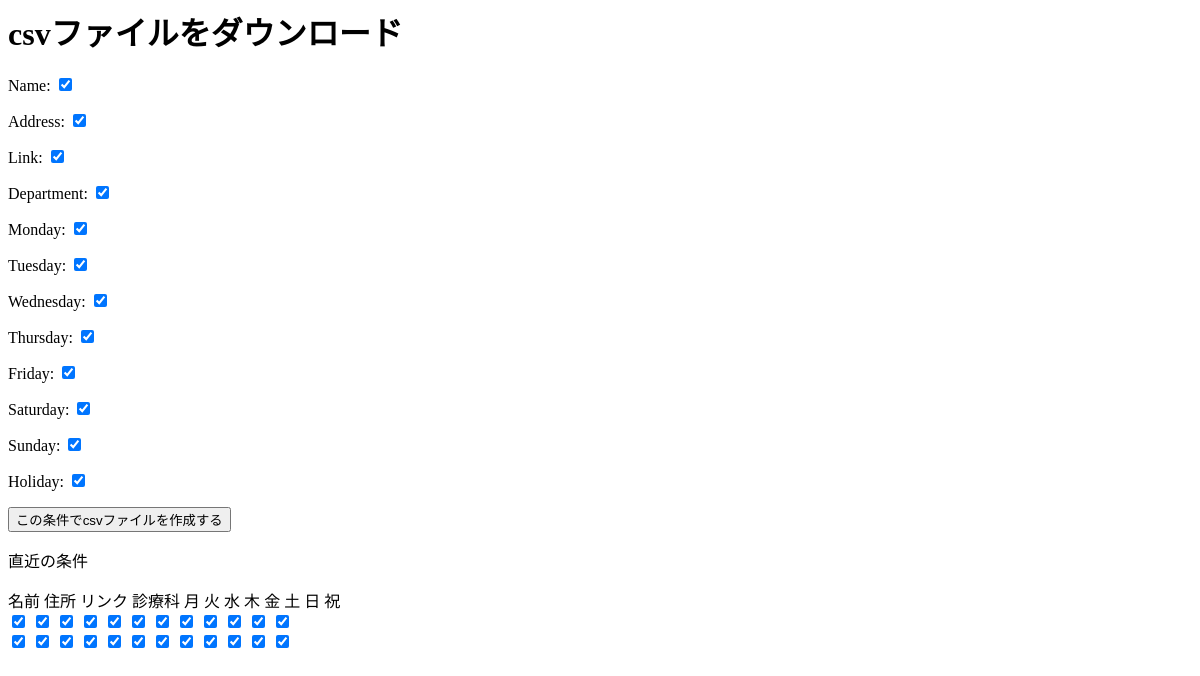
/, run on an earlier commit of the app's database.
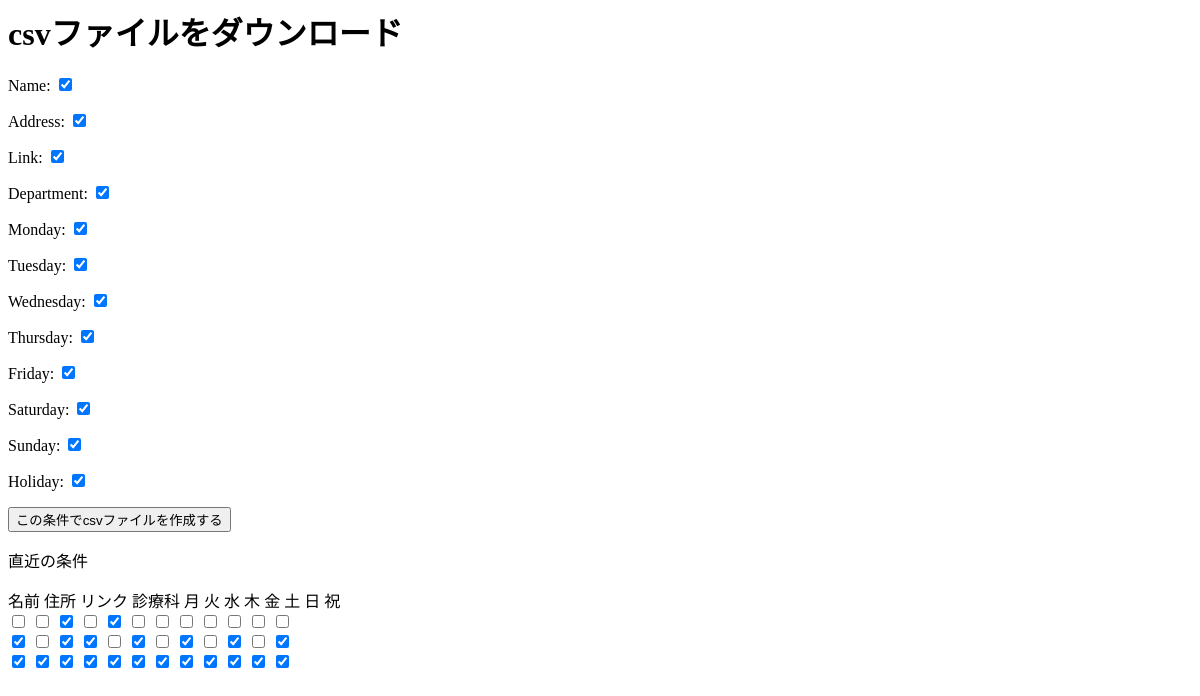
And on a later commit of the database.
### clinic_scraping/models.py (models this page shows, shortened)
class Condition(models.Model):
  name = models.BooleanField(verbose_name='name',default=True)
  address = models.BooleanField(verbose_name='address',default=True)
  department = models.BooleanField(verbose_name='department',default=True)
  link = models.BooleanField(verbose_name='link',default=True)
  monday = models.BooleanField(verbose_name='monday',default=True)
  tuesday = models.BooleanField(verbose_name='tuesday',default=True)
  wednesday = models.BooleanField(verbose_name='wednesday',default=True)
  thursday = models.BooleanField(verbose_name='thursday',default=True)
  friday = models.BooleanField(verbose_name='friday',default=True)
  saturday = models.BooleanField(verbose_name='saturday',default=True)
  sunday = models.BooleanField(verbose_name='sunday',default=True)
  holiday = models.BooleanField(verbose_name='holiday',default=True)

### clinic_scraping/views.py (the view)
# urls.py: path('', views.scraping, name='index'),
def scraping(request):
    if request.method == 'POST':
        form = ConditionForm(request.POST)
        if form.is_valid():
            condition = form.save()
        base_url = 'https://fdoc.jp/clinic/list/index/rgid/13/?page='
        num = 1
        clinic_lists = []
        while num <= 1:
            url = base_url + str(num)
            print('##################################################')
            print(url)
            print('##################################################')
            num += 1
            time.sleep(3)
            response = requests.get(url)
            response.encoding = response.apparent_encoding
            bs = BeautifulSoup(response.text, 'html.parser')
            clinic_search_list = bs.select('ul.clinic-search-list')
            for search_list in clinic_search_list[0].select('li.list-SearchList_Item'):
                clinic_list = [get_clinic_name(search_list), get_clinic_adress(search_list), get_clinic_department(search_list)]
                for bussines_day in get_bussine_days(search_list):
                    clinic_list.append(bussines_day)
                clinic_lists.append(clinic_list)
        columns = []
        if condition.name:
            columns.append('名前')
        elif condition.address:
            columns.append('住所')
        elif condition.department:
            columns.append('診療所')
        elif condition.monday:
            columns.append('月')
        elif condition.tuesday:
            columns.append('火')
        elif condition.wednesday:
            columns.append('水')
        elif condition.thursday:
            columns.append('木')
        elif condition.friday:
            columns.append('金')
        elif condition.saturday:
            columns.append('土')
        elif condition.sunday:
            columns.append('日')
        elif condition.holiday:
            columns.append('祝')
        df = pd.DataFrame(clinic_lists, columns=['名前', '住所','診療科','月', '火' , '水', '木', '金', '土', '日', '祝'])
        df = df[columns]
        df.to_csv('./clinic.csv',encoding='utf_8_sig')
    else:
        form = ConditionForm()
    conditions = Condition.objects.order_by('-id')[:5]
    return render(request ,'test.html',{'conditions':conditions, "form":form})

### clinic_scraping/forms.py
class ConditionForm(forms.ModelForm):
  class Meta:
    model = Condition
    fields = ('name', 'address', 'link', 'department', 'monday', 'tuesday', 'wednesday', 'thursday', 'friday','saturday', 'sunday', 'holiday')

### templates/test.html
<h1>csvファイルをダウンロード</h1>
<form method="POST">{% csrf_token %}
    {{ form.as_p }}
    <button type="submit">この条件でcsvファイルを作成する</button>
</form>
<p>直近の条件</p>
<label>
    <a>名前</a>
    <a>住所</a>
    <a>リンク</a>
    <a>診療科</a>
    <a>月</a>
    <a>火</a>
    <a>水</a>
    <a>木</a>
    <a>金</a>
    <a>土</a>
    <a>日</a>
    <a>祝</a>
</label>
{% for condition in conditions %}
<div>
    <input type='checkbox', id='name', name='name', {% if condition.name %}checked{% endif %}>
    <input type='checkbox', id='address', name='address', {% if condition.address %}checked{% endif %}>
    <input type='checkbox', id='link', name='link', {% if condition.link %}checked{% endif %}>
    <input type='checkbox', id='department', name='namdepartmente', {% if condition.department %}checked{% endif %}>
    <input type='checkbox', id='monday', name='monday', {% if condition.monday %}checked{% endif %}>
    <input type='checkbox', id='tuesday', name='tuesday', {% if condition.tuesday %}checked{% endif %}>
    <input type='checkbox', id='wednesday', name='wednesday', {% if condition.wednesday %}checked{% endif %}>
    <input type='checkbox', id='thursday', name='thursday', {% if condition.thursday %}checked{% endif %}>
    <input type='checkbox', id='friday', name='friday', {% if condition.friday %}checked{% endif %}>
    <input type='checkbox', id='saturday', name='saturday', {% if condition.saturday %}checked{% endif %}>
    <input type='checkbox', id='sunday', name='sunday', {% if condition.sunday %}checked{% endif %}>
    <input type='checkbox', id='holiday', name='holiday', {% if condition.holiday %}checked{% endif %}>
</div>
{% endfor%}

What changed in the data, as far as the page shows it:
added Condition: link "☑", monday "☑"
changed Condition (number 2 of 3 on the later page): address "☑" → "☐"; monday "☑" → "☐"; wednesday "☑" → "☐"; friday "☑" → "☐"; sunday "☑" → "☐"
